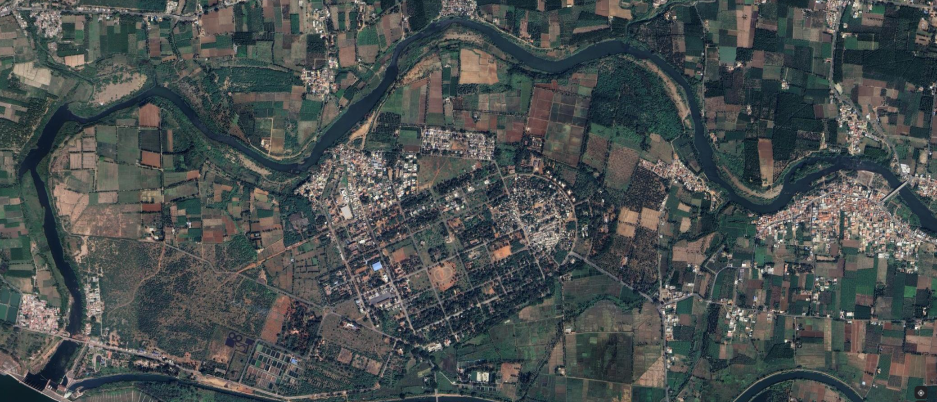
#> input picture Step_by_Step_Process/05. Final_out/Input IMG.png, 1873 x 804 px, found by its file name (shown at 1/2 size)
$ python '05. Final_Out.py'
#> lines starting #> are read from the running program, lines starting #| are printed output that depends on the picture; after the words box and inside, x2 and y2 are one past the last pixel; in counts of white or black regions, pixels touching at a corner belong together
import cv2
import numpy as np

img = cv2.imread(r'F:\New folder\img\05. Final_out\Input IMG.png')
#> img is the input picture: shape (804, 1873, 3); mean B, G, R 78.8, 79.2, 73.4

# Specify the point where you want to mark an 'X'
x = 200
y = 260

# Draw the 'X' on the image
cv2.line(img, (x-40, y-40), (x+40, y+40), (0, 0, 255), 2)
#> img: shape (804, 1873, 3); 0.03% of pixels changed, all inside (x1, y1, x2, y2) = (159, 219, 242, 302)
cv2.line(img, (x+40, y-40), (x-40, y+40), (0, 0, 255), 2)
#> img: shape (804, 1873, 3); mean B, G, R 78.8, 79.2, 73.5

hsv = cv2.cvtColor(img, cv2.COLOR_BGR2HSV)
#> hsv: shape (804, 1873, 3); mean H, S, V 74.2, 61.6, 85.7

lower_blue = np.array([80, 10, 50])
upper_blue = np.array([140, 255, 255])
upperbound = np.array([123, 255,255])
lowerbound = np.array([40, 40,40])

mask = cv2.inRange(hsv, lower_blue, upper_blue)
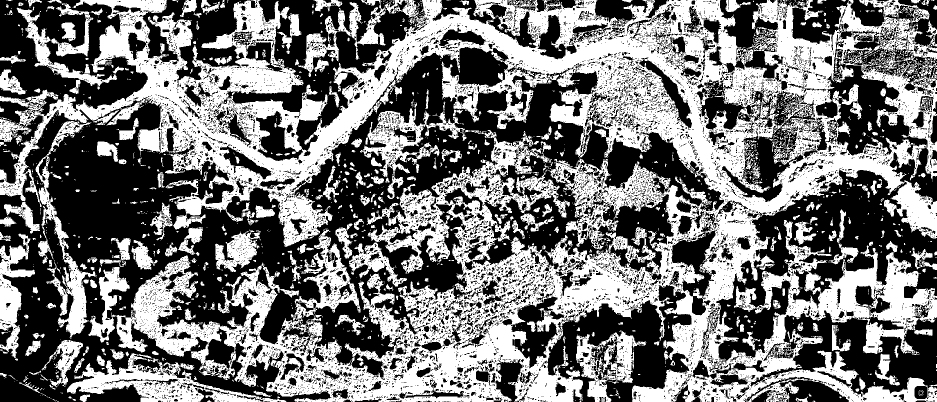
#> mask: shape (804, 1873) (shown at 1/2 size); 46.6% white; 2156 white regions (1762 under 20 px), largest, box (x1, y1, x2, y2) and area: (0, 0, 1873, 804) 570333, (134, 706, 573, 804) 13975, (71, 242, 194, 677) 10378
mask1 = cv2.inRange(img, lowerbound, upperbound)
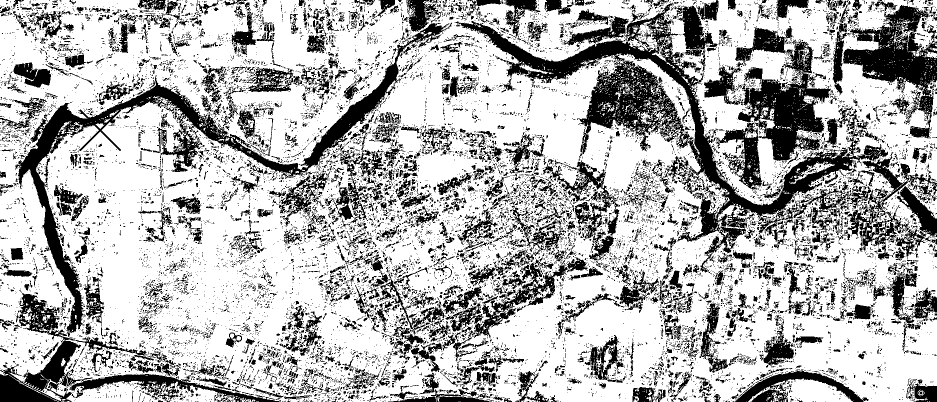
#> mask1: shape (804, 1873) (shown at 1/2 size); 70.5% white; 15713 black regions (14147 under 20 px), largest, box (x1, y1, x2, y2) and area: (909, 5, 1873, 546) 66633, (31, 45, 904, 674) 36431, (1470, 52, 1662, 325) 21749
imask = mask1>0
white = np.full_like(img, [255,255,255], np.uint8)

kernel = np.ones((5, 5), np.uint8)
mask = cv2.morphologyEx(mask, cv2.MORPH_OPEN, kernel)
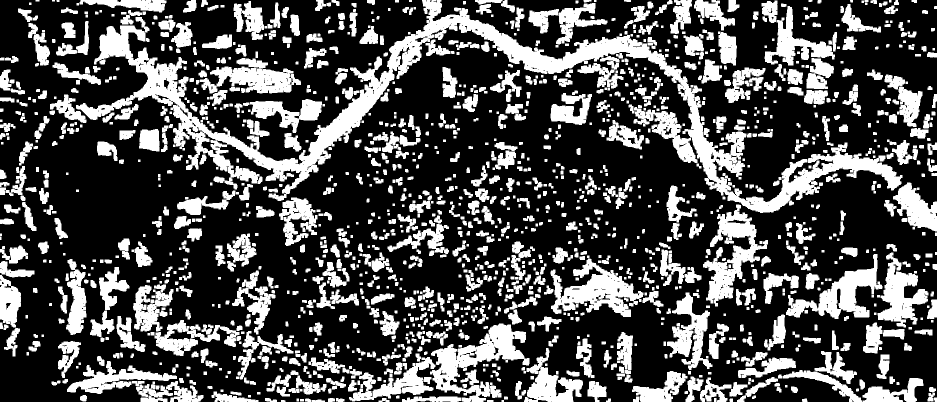
#> mask: shape (804, 1873) (shown at 1/2 size); 30.7% white; 1576 white regions (2 under 20 px), largest, box (x1, y1, x2, y2) and area: (152, 0, 1805, 426) 80879, (860, 647, 1059, 804) 11945, (1101, 517, 1287, 634) 9915
mask = cv2.morphologyEx(mask, cv2.MORPH_CLOSE, kernel)
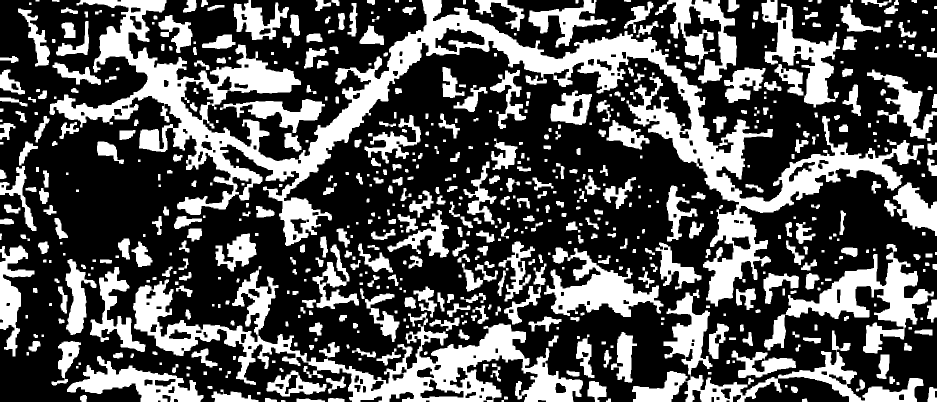
#> mask: shape (804, 1873) (shown at 1/2 size); 33.2% white; 655 white regions (1 under 20 px), largest, box (x1, y1, x2, y2) and area: (99, 0, 1848, 613) 146158, (266, 532, 1166, 804) 53344, (1264, 579, 1847, 804) 22995

result = cv2.bitwise_and(img, img, mask=mask)
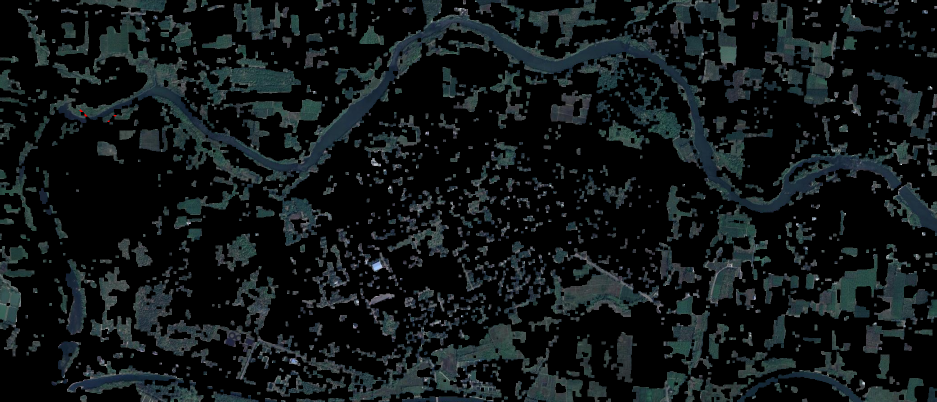
#> result: shape (804, 1873, 3) (shown at 1/2 size); mean B, G, R 23.4, 22.3, 16.9
result1 = np.zeros_like(img, np.uint8)
result1[imask] = white[imask]


result = cv2.bitwise_and(img, img, mask=mask)
result1 = np.zeros_like(img, np.uint8)
result1[imask] = white[imask]


cv2.imshow('Image with X mark', img)
#cv2.imshow("Satellite Image", img)
cv2.imshow("Mask", mask)
#cv2.imshow("Segmented River", result)
#cv2.imshow('vegetation detection', result1)
cv2.waitKey(0)
cv2.destroyAllWindows()

# Display the image

cv2.waitKey(0)
cv2.destroyAllWindows()
